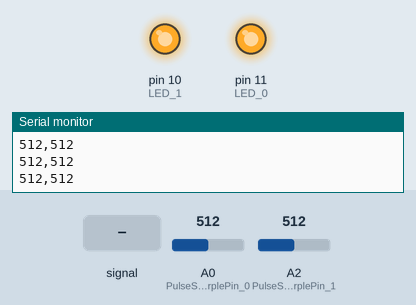
This sketch was run on a simulated Arduino Uno, built with avr-gcc and run on an emulated ATmega328P. On the bench: output pins drawn as LEDs (lit = HIGH), the last lines printed to the serial monitor. The test bench sets the inputs (shaded band); at power-on: A0 (PulseSensorPurplePin_0) = 512, A2 (PulseSensorPurplePin_1) = 512.

Above: at 1.2 s.
1.3 s: A0 (PulseSensorPurplePin_0) fed a 200 Hz sine of ±81 counts around its level
4.3 s: A0 (PulseSensorPurplePin_0) set to 499
At 5.67 s:
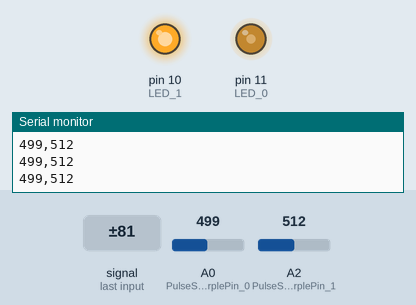
7.3 s: A2 (PulseSensorPurplePin_1) fed a 200 Hz sine of ±81 counts around its level
At 7.74 s:
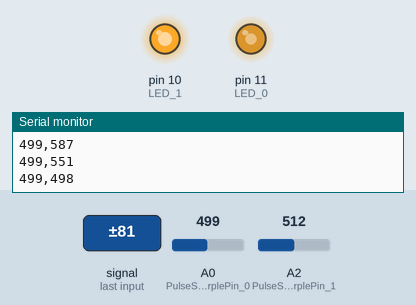
At 8.75 s:
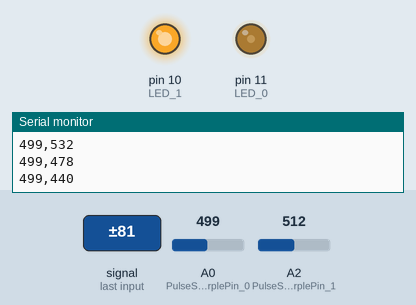
10.3 s: A2 (PulseSensorPurplePin_1) set to 306
At 10.72 s:
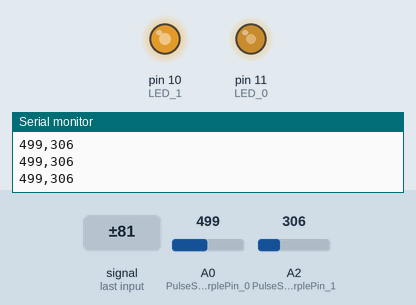
13.3 s: A0 (PulseSensorPurplePin_0) set to 511
14.8 s: A0 (PulseSensorPurplePin_0) set to 306
Timing chart, 0 to 18.8 s (numbered marks = the images above; inputs shaded):
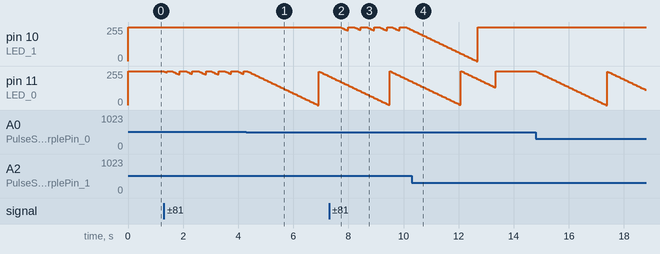

The sketch:

TwoPulseSensors.ino
```cpp
//  Variables
int PulseSensorPurplePin_0 = 0;        // Pulse Sensor PURPLE WIRE connected to ANALOG PIN 0
int LED_0 = 11;   //  The on-board Arduion LED
int PulseSensorPurplePin_1 = 2;        // Pulse Sensor PURPLE WIRE connected to ANALOG PIN 0
int LED_1 = 10;   //  The on-board Arduion LED


int Signal_0;                // holds the incoming raw data. Signal value can range from 0-1024
int Signal_1;                // holds the incoming raw data. Signal value can range from 0-1024
int Threshold_0 = 510;            // Determine which Signal to "count as a beat", and which to ingore.
int Threshold_1 = 513;            // low sign
// val_x tension
int val_0 = 0;
int val_1 = 0;
int x_0 = 0;
int x_1 = 1;
// ground
//  0 508
//  1 508

// The SetUp Function:
void setup() {
  //pinMode(LED13,OUTPUT);         // pin that will blink to your heartbeat!
  //pinMode(LED12,OUTPUT);         // pin that will blink to your heartbeat!
  Serial.begin(9600);         // Set's up Serial Communication at certain speed.

}

// The Main Loop Function
void loop() {

  Signal_0 = analogRead(PulseSensorPurplePin_0);  // Read the PulseSensor's value.
                                              // Assign this value to the "Signal" variable.
  Signal_1 = analogRead(PulseSensorPurplePin_1);  // Read the PulseSensor's value.
                                              // Assign this value to the "Signal" variable.

   Serial.println(String(Signal_0)+","+String(Signal_1));                    // Send the Signal value to Serial Plotter.


   if(Signal_0 > Threshold_0){                          // If the signal is above "550", then "turn-on" Arduino's on-Board LED.
     //digitalWrite(LED13,HIGH);
     x_0 = 255;
     analogWrite(LED_0, x_0);
   } else {
     //digitalWrite(LED13,LOW);                //  Else, the sigal must be below "550", so "turn-off" this LED.
     x_0 -= 5;
     analogWrite(LED_0, x_0);
   }

    if(Signal_1 > Threshold_1){                          // If the signal is above "550", then "turn-on" Arduino's on-Board LED.
     //digitalWrite(LED13,HIGH);
     x_1 = 255;
     analogWrite(LED_1, x_1);
   } else {
     //digitalWrite(LED13,LOW);                //  Else, the sigal must be below "550", so "turn-off" this LED.
     x_1 -= 5;
     analogWrite(LED_1, x_1);
   }

delay(50);


}
```

Measured:
- the behaviour switches between 511 and 510 on A0 (PulseSensorPurplePin_0) (found by bisection; images 0 and 1)
- after the input at 7.3 s, pin 10 (LED_1): ramps from 255/255 to 230/255 and jumps back, once every 0.45 s
